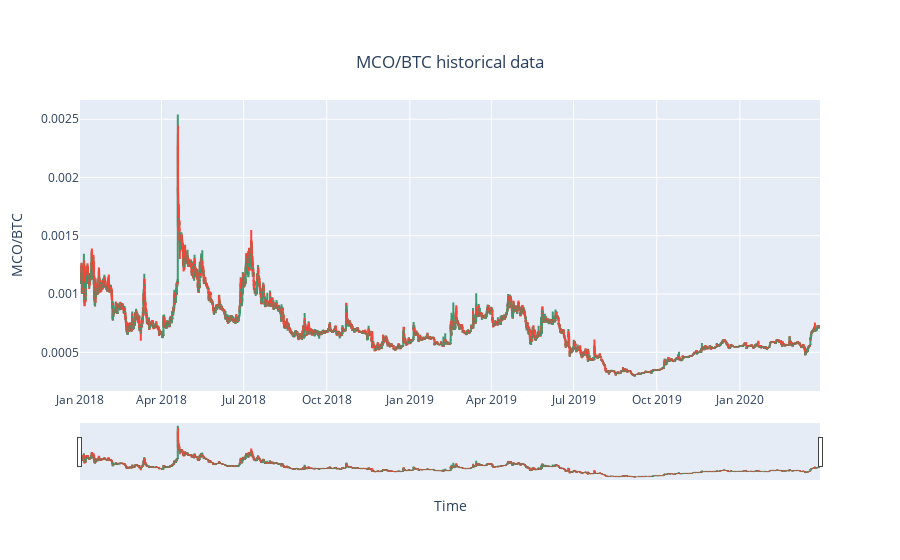

Source (notebook cell):
### Code cell
fig = go.Figure(data=go.Ohlc(x=data['timestamp'],
                    open=data['open'],
                    high=data['high'],
                    low=data['low'],
                    close=data['close']))

# Add title and annotations
fig.update_layout(title_text='MCO/BTC historical data',
                  title={
                    'y':0.9,
                    'x':0.5,
                    'xanchor': 'center',
                    'yanchor': 'top'},
                  xaxis_rangeslider_visible=True, xaxis_title="Time", yaxis_title="MCO/BTC")


fig.show()

### Figure 1 — Plotly figure (JSON) as saved in the notebook; plotly's stock layout.template omitted (floating-point values rounded to 4 significant figures; data arrays with more than 128 entries replaced by an {"elided": "..."} marker saying what was removed)
{"data": [{"close": {"elided": "19552 float values"}, "high": {"elided": "19552 float values"}, "low": {"elided": "19552 float values"}, "open": {"elided": "19552 float values"}, "type": "ohlc", "x": {"elided": "19552 str values"}}], "layout": {"title": {"text": "MCO/BTC historical data", "x": 0.5, "xanchor": "center", "y": 0.9, "yanchor": "top"}, "xaxis": {"rangeslider": {"visible": true}, "title": {"text": "Time"}}, "yaxis": {"title": {"text": "MCO/BTC"}}}}
